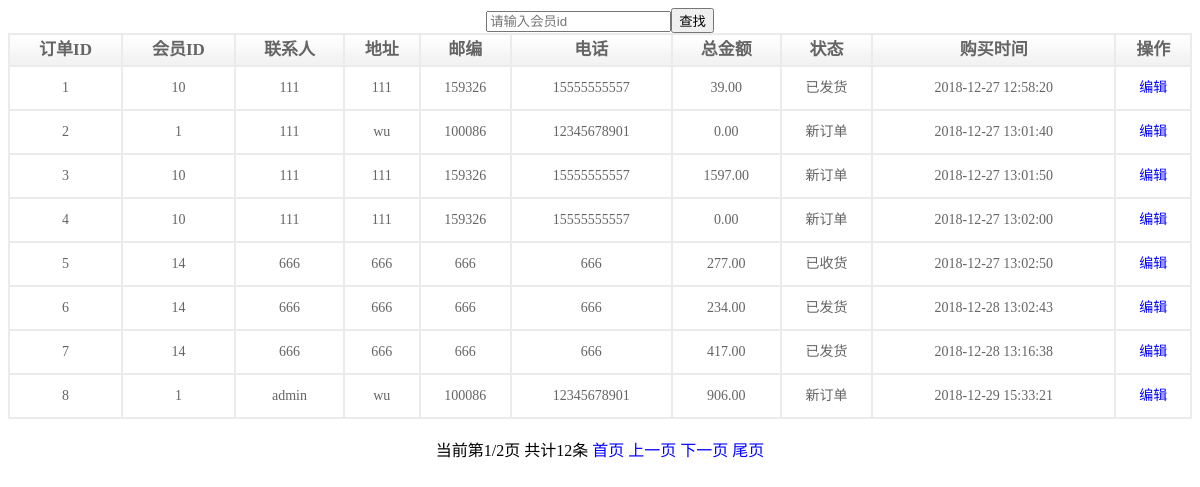
The page /admin/deliveryAddress/index.php on the database its author committed.
### tables this page shows
CREATE TABLE IF NOT EXISTS `orders` (
  `id` int(11) NOT NULL AUTO_INCREMENT,
  `uid` int(11) DEFAULT NULL,
  `linkman` varchar(32) DEFAULT NULL,
  `address` varchar(255) DEFAULT NULL,
  `code` char(6) DEFAULT NULL,
  `phone` varchar(16) DEFAULT NULL,
  `addtime` int(11) DEFAULT NULL,
  `total` double(8,2) DEFAULT NULL,
  `status` tinyint(4) DEFAULT NULL,
  PRIMARY KEY (`id`)
);

### public/Model.class.php (called while the page is built, shortened)
 <?php
class Model
{
	protected $link;
	protected $tableName;
	protected $limit = null;
	public function __construct($tableName)
	{
		$this->link = @mysqli_connect(HOST,USER,PASS,DBNAME) or die("数据库连接失败");
		mysqli_set_charset($this->link,"utf8");
		$this->tableName = $tableName;
		$this->loadFields();
	}
	private function loadFields()
	{
		$sql = "desc {$this->tableName}";
		$result = mysqli_query($this->link,$sql);
		while($row = mysqli_fetch_assoc($result)){
			$this->fields[] = $row['Field'];
			if($row['Key']=="PRI"){
				$this->pk = $row['Field'];
			}
		}
	}
	public function total()
	{
		$sql = "select count(*) from {$this->tableName}";
		$result = mysqli_query($this->link,$sql);
		$res = mysqli_fetch_row($result);
		return $res[0];
	}
	public function select()
	{
		$sql = "select * from {$this->tableName}";
		if(!empty($this->limit)){
			$sql .= " limit ".$this->limit;
		}
		$result = mysqli_query($this->link,$sql);
		$list = mysqli_fetch_all($result,MYSQLI_ASSOC);
		$this->limit = null;
		return $list;
	}
	public function limit($m,$n=0)
	{
		if($n==0){
			$this->limit = $m;
		}else{
			$this->limit = $m.",".$n;
		}
		return $this;
	}
}

### admin/deliveryAddress/index.php (the view, shortened to what this page needs)
 <!doctype html>
<html>
<head>
</head>
<body>
	<center>
        <form name="searchOrder" action="index.php" method="post">
            <table>
                <input name="userid" type="text" placeholder="请输入会员id">
                <input type="submit" value="查找">
            </table>
        </form>
		<table class="table" width="100%">
			<tr>
				<th>订单ID</th>
				<th>会员ID</th>
				<th>联系人</th>
				<th>地址</th>
				<th>邮编</th>
				<th>电话</th>
				<th>总金额</th>
				<th>状态</th>
				<th>购买时间</th>
				<th>操作</th>
			</tr>
			<?php
			$status = ["0"=>"新订单","1"=>"已发货","2"=>"已收货","3"=>"无效订单"];
			require("../../public/Model.class.php");
			require("../../public/Page.class.php");
			$mod = new Model("orders");
			if (isset($_POST['userid'])){
                $query = $_POST['userid'];
                $total = $mod->where("uid= \"$query\"")->total();
                $page = new Page($total,8);
                $list = $mod->where("uid= \"$query\"")->limit($page->limit())->select();
            }
			else{
                $total = $mod->total();
                $page = new Page($total,8);
                $list = $mod->limit($page->limit())->select();
            }
			foreach ($list as $orders) {
				echo "<tr>";
				echo "<td>{$orders['id']}</td>";
				echo "<td>{$orders['uid']}</td>";
				echo "<td>{$orders['linkman']}</td>";
				echo "<td>{$orders['address']}</td>";
				echo "<td>{$orders['code']}</td>";
				echo "<td>{$orders['phone']}</td>";
				echo "<td>{$orders['total']}</td>";
				echo "<td>{$status[$orders['status']]}</td>";
				echo "<td>".date("Y-m-d H:i:s",$orders["addtime"])."</td>";
				echo "<td><a href='modifyAdr.php?id={$orders['id']}'>编辑</a></td></td>";
			}
			?>
		</table>
		<br>
		<?php echo $page->show();?>
	</center>
</body>
</html>

### admin/deliveryAddress/index.php (style rules this page uses)
.table { font-size:14px; font-family:宋体; text-align: center; line-height: 40px; border-spacing:0; border-left:1px solid #EBEBEB; border-right:1px solid #EBEBEB; border-bottom:1px solid #EBEBEB; border-top:1px solid #EBEBEB; color: #656565; }
th,td { border:1px solid #EBEBEB; }
th { line-height: 28px; font-size:17px; font-family:幼体; background: rgba(0, 0, 0, 0) url("../include/images/list_bg.jpg") repeat-x scroll 0 0; }
a { color: blue; text-decoration:none; }

### rows shown on the page
orders: id "1", uid "10", linkman "111", address "111", code "159326", phone "15555555557", total "39.00", status "已发货", addtime "2018-12-27 12:58:20"
orders: id "2", uid "1", linkman "111", address "wu", code "100086", phone "12345678901", total "0.00", status "新订单", addtime "2018-12-27 13:01:40"
orders: id "3", uid "10", linkman "111", address "111", code "159326", phone "15555555557", total "1597.00", status "新订单", addtime "2018-12-27 13:01:50"
orders: id "4", uid "10", linkman "111", address "111", code "159326", phone "15555555557", total "0.00", status "新订单", addtime "2018-12-27 13:02:00"
orders: id "5", uid "14", linkman "666", address "666", code "666", phone "666", total "277.00", status "已收货", addtime "2018-12-27 13:02:50"
orders: id "6", uid "14", linkman "666", address "666", code "666", phone "666", total "234.00", status "已发货", addtime "2018-12-28 13:02:43"
orders: id "7", uid "14", linkman "666", address "666", code "666", phone "666", total "417.00", status "已发货", addtime "2018-12-28 13:16:38"
orders: id "8", uid "1", linkman "admin", address "wu", code "100086", phone "12345678901", total "906.00", status "新订单", addtime "2018-12-29 15:33:21"

### other values the page prints
$page->show() "当前第1/2页 共计12条"
